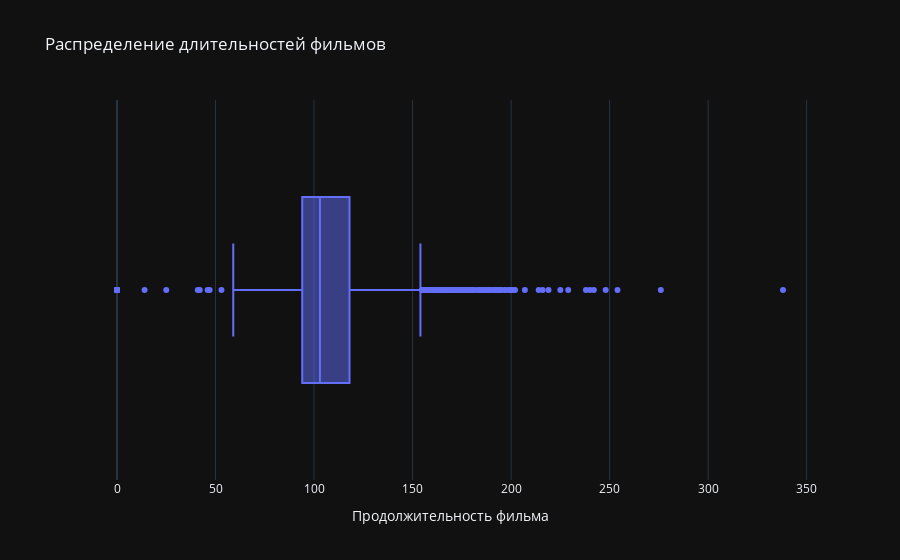

Notebook code cell kept with this figure:
### Code cell
px.box(movies_df, x='runtime', title='Распределение длительностей фильмов', hover_data=["title"], labels={'runtime': 'Продолжительность фильма'})

### Figure 1 — Plotly figure (JSON) as saved in the notebook; plotly's stock layout.template omitted (floating-point values rounded to 4 significant figures; data arrays with more than 128 entries replaced by an {"elided": "..."} marker saying what was removed)
{"data": [{"alignmentgroup": "True", "customdata": {"elided": "4803x1 str values"}, "hovertemplate": "Продолжительность фильма=%{x}<br>title=%{customdata[0]}<extra></extra>", "legendgroup": "", "marker": {"color": "#636efa"}, "name": "", "notched": false, "offsetgroup": "", "orientation": "h", "showlegend": false, "x": {"elided": "4803 float values"}, "x0": " ", "xaxis": "x", "y0": " ", "yaxis": "y", "type": "box"}], "layout": {"xaxis": {"anchor": "y", "domain": [0.0, 1.0], "title": {"text": "Продолжительность фильма"}}, "yaxis": {"anchor": "x", "domain": [0.0, 1.0]}, "legend": {"tracegroupgap": 0}, "title": {"text": "Распределение длительностей фильмов"}, "boxmode": "group"}}
